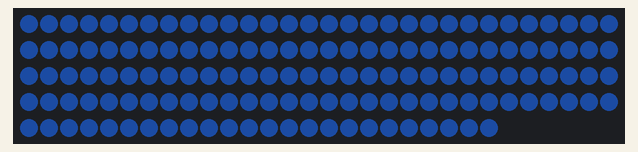
Recording of a sketch running on a simulated Arduino Uno, built with avr-gcc and run on an emulated ATmega328P. Shown: 144 RGB LEDs in strip order, left to right, continuing on the next row. Dim RGB values are drawn brighter than linear; what the sketch prints to the serial monitor is not drawn.

Above: at 0.18 s.
At 37.03 s:
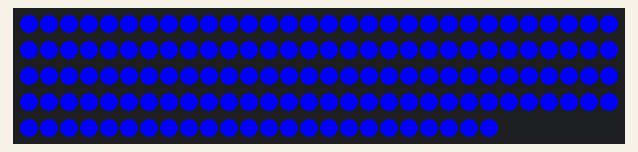

The sketch:

code_arture_guillaume_copy_20250522161643.ino
```cpp
#include "Adafruit_NeoPixel.h"

int pix = 144;
const int capteurPin = 0;
int etatCapteur = 2;

Adafruit_NeoPixel strip(pix, 0, NEO_GRB + NEO_KHZ800);

void setup() {
  Serial.begin(9600);
  strip.begin();
  strip.show();
  strip.setBrightness(50);

  pinMode(capteurPin, INPUT_PULLUP);
  Serial.println("Capteur prêt");

  // Couleur de base
  for (int b = 0; b < pix; b++) {
    strip.setPixelColor(b, 32, 86, 190);
  }
  strip.show();

  randomSeed(analogRead(1));
}

void loop() {
  etatCapteur = digitalRead(capteurPin);

  // Si vibration détectée → effet éclair
  if (etatCapteur == LOW) {
    Serial.println("⚡ Vibration détectée : effet éclair");

    strip.setBrightness(255);
    for (int e = 0; e < 6; e++) {
      for (int i = 0; i < pix; i++) {
        strip.setPixelColor(i, 90, 0, 255);
      }
      strip.show();
      delay(40);
      for (int i = 0; i < pix; i++) {
        strip.setPixelColor(i, 180, 80, 255);
      }
      strip.show();
      delay(40);
    }

    // Revenir à la couleur de base
    strip.setBrightness(50);
    for (int b = 0; b < pix; b++) {
      strip.setPixelColor(b, 32, 86, 190);
    }
    strip.show();

    delay(5); // éviter les déclenchements multiples
  } else {
    // Effet de respiration lent et fluide
    for (int b = 50; b <= 255; b += 2) {
      strip.setBrightness(b);
      strip.show();
      delay(20);
      if (digitalRead(capteurPin) == LOW) return;
    }
    for (int b = 255; b >= 50; b -= 2) {
      strip.setBrightness(b);
      strip.show();
      delay(20);
      if (digitalRead(capteurPin) == LOW) return;
    }
  }
}
```
